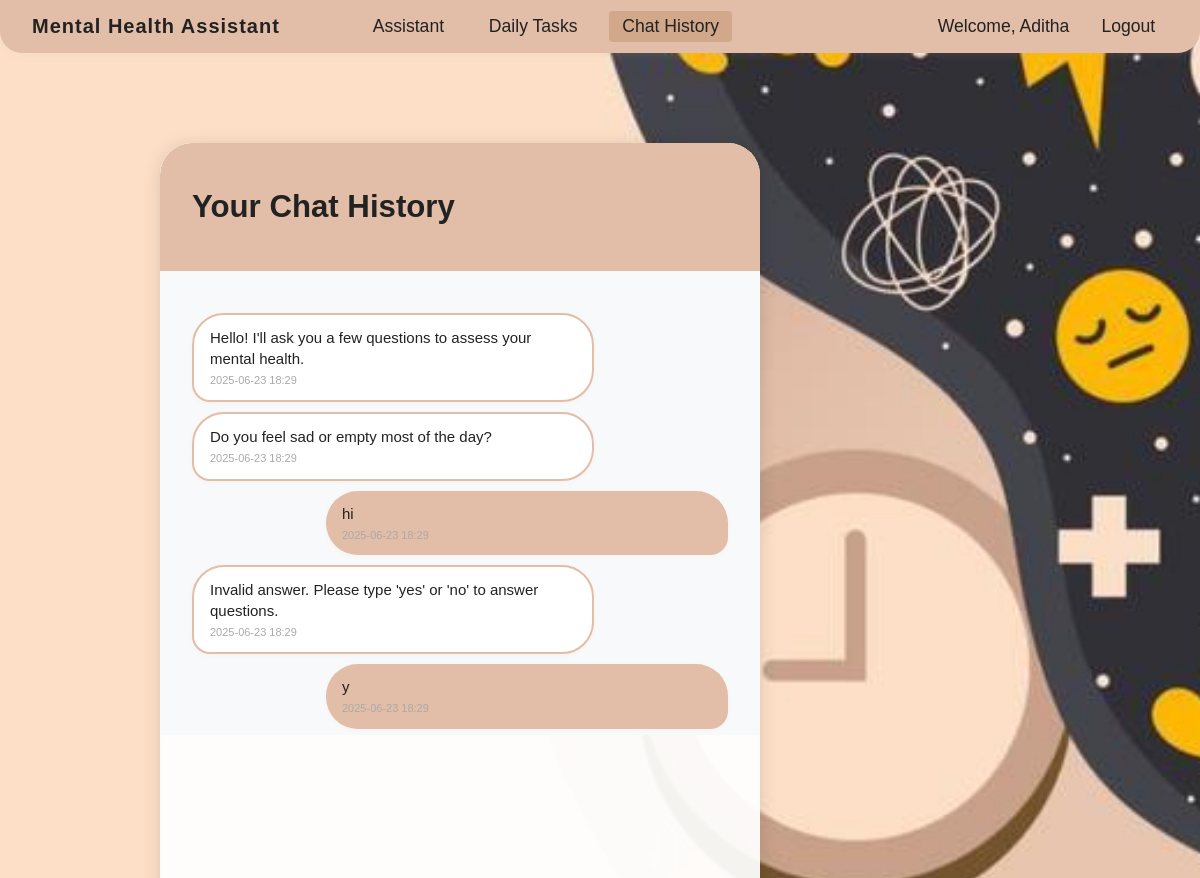
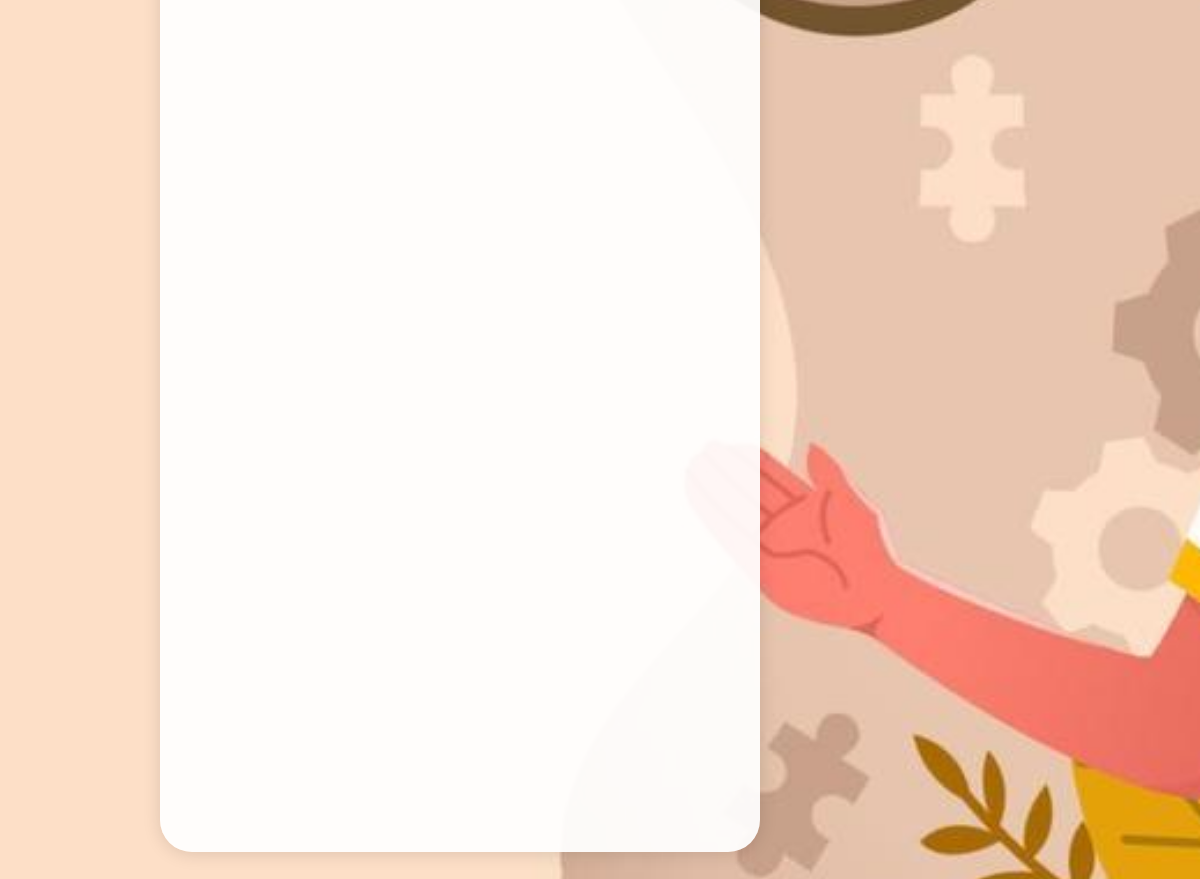
Page /chat_history (signed in) on the committed database (2 pictures, top to bottom).
### app.py (models this page shows)
class User(db.Model, UserMixin):
    id = db.Column(db.Integer, primary_key=True)
    username = db.Column(db.String(80), unique=True, nullable=False)
    email = db.Column(db.String(120), unique=True, nullable=False)
    password_hash = db.Column(db.String(120), nullable=False)
    created_at = db.Column(db.DateTime, default=datetime.utcnow)
    last_assessment_category = db.Column(db.String(32), nullable=True)

class ChatMessage(db.Model):
    id = db.Column(db.Integer, primary_key=True)
    user_id = db.Column(db.Integer, db.ForeignKey('user.id'), nullable=False)
    sender = db.Column(db.String(10), nullable=False)  # 'user' or 'bot'
    message = db.Column(db.Text, nullable=False)
    timestamp = db.Column(db.DateTime, default=datetime.utcnow)
    user = db.relationship('User', backref=db.backref('chat_messages', lazy=True))

### app.py (the view)
@app.route('/chat_history')
@login_required
def chat_history():
    messages = ChatMessage.query.filter_by(user_id=current_user.id).order_by(ChatMessage.timestamp.asc()).all()
    return render_template('chat_history.html', messages=messages)

### app.py (called while the page is built)
@login_manager.user_loader
def load_user(user_id):
    return User.query.get(int(user_id))

### templates/chat_history.html (shortened to what this page needs)
<!DOCTYPE html>
<html>
<head>
    <link rel="stylesheet" href="{{ url_for('static', filename='css/style.css') }}">
</head>
<body>
    <nav class="navbar">
        <span class="navbar-title">Mental Health Assistant</span>
        <div class="navbar-left">
            <div class="navbar-center">
                <a href="/" class="navbar-link">Assistant</a>
                <a href="/daily_tasks" class="navbar-link">Daily Tasks</a>
                <a href="/chat_history" class="navbar-link active">Chat History</a>
            </div>
        </div>
        <div class="navbar-right">
            <span class="navbar-user">Welcome, {{ current_user.username }}</span>
            <a href="/logout" class="navbar-link">Logout</a>
        </div>
    </nav>
    <div class="main-content">
        <div class="chat-container">
            <div class="chat-header">
                <h2>Your Chat History</h2>
            </div>
            <div class="chat-messages" id="chat-messages">
                {% for msg in messages %}
                    <div class="message {{ 'user-message' if msg.sender == 'user' else 'bot-message' }}">
                        <span>{{ msg.message|safe }}</span>
                        <div style="font-size:11px;color:#aaa;margin-top:4px;">{{ msg.timestamp.strftime('%Y-%m-%d %H:%M') }}</div>
                    </div>
                {% else %}
                    <div class="message bot-message">No chat history yet.</div>
                {% endfor %}
            </div>
        </div>
    </div>
</body>
</html>

### static/css/style.css (style rules this page uses)
body { background: url('/static/images/cover.jpg') no-repeat center center fixed; background-size: cover; font-family: Arial, sans-serif; margin: 0; padding: 0; }
.navbar { display: flex; justify-content: flex-start; align-items: center; background: #E2BDA7; color: #222; padding: 0.7rem 2rem; font-size: 1.1rem; box-shadow: 0 2px 8px rgba(226, 189, 167, 0.13); gap: 2.5rem; border-radius: 0 0 22px 22px; }
.navbar-title { font-weight: bold; font-size: 1.25rem; letter-spacing: 1px; margin-right: 2.5rem; color: #222; }
.navbar-left { display: flex; align-items: center; gap: 1.2rem; }
.navbar-center { display: flex; align-items: center; gap: 1.2rem; }
.navbar-link { color: #222; text-decoration: none; padding: 0.3rem 0.8rem; border-radius: 4px; transition: background 0.2s; }
.navbar-link:hover, .navbar-link.active { background: #d1a98a; }
.navbar-user { font-weight: 500; margin-left: 1.5rem; margin-right: 0.5rem; color: #222; }
.navbar-right { margin-left: auto; display: flex; align-items: center; gap: 0.7rem; }
.main-content { display: flex; flex-direction: row; justify-content: flex-start; align-items: flex-start; min-height: 80vh; margin-top: 60px; margin-left: 60px; }
.chat-container { max-width: 600px; width: 100%; margin-left: 100px; margin-top: 30px; background: rgba(255,255,255,0.93); border-radius: 32px; box-shadow: 0 2px 18px rgba(0, 0, 0, 0.13); min-height: 70vh; max-height: 80vh; display: flex; flex-direction: column; overflow: hidden; align-items: stretch; }
.chat-header { padding: 20px 32px 20px 32px; background: #E2BDA7; color: #222; border-radius: 32px 32px 0 0; text-align: left; font-size: 1.3rem; font-weight: 600; }
.chat-messages { flex: 1; overflow-y: auto; padding: 32px; background-color: #f8f9fa; min-height: 0; max-height: 400px; scrollbar-width: thin; scrollbar-color: #E2BDA7 #f8f9fa; }
.message { margin: 10px 0; padding: 12px 16px; border-radius: 18px; display: block; min-width: 40px; max-width: 75%; line-height: 1.4; font-size: 15px; animation: fadeIn 0.4s ease; word-break: break-word; box-sizing: border-box; text-align: left; clear: both; }
.bot-message { background: #fff; color: #222; margin-right: auto; border-bottom-left-radius: 18px; border-bottom-right-radius: 32px; border-top-right-radius: 32px; border-top-left-radius: 32px; box-shadow: 0 1px 4px rgba(226,189,167,0.10); border: 2px solid #E2BDA7; text-align: left; align-self: flex-start; }
.user-message { background: #E2BDA7; color: #222; margin-left: auto; border-bottom-right-radius: 18px; border-bottom-left-radius: 32px; border-top-right-radius: 32px; border-top-left-radius: 32px; box-shadow: 0 1px 4px rgba(226,189,167,0.10); border: none; text-align: left; align-self: flex-end; }

### rows in the picture
User: username "Aditha"
ChatMessage: message "Hello! I'll ask you a few questions to assess your mental health.", timestamp "2025-06-23 18:29"
ChatMessage: message "Do you feel sad or empty most of the day?", timestamp "2025-06-23 18:29"
ChatMessage: message "hi", timestamp "2025-06-23 18:29"
ChatMessage: message "Invalid answer. Please type 'yes' or 'no' to answer questions.", timestamp "2025-06-23 18:29"
ChatMessage: message "y", timestamp "2025-06-23 18:29"
